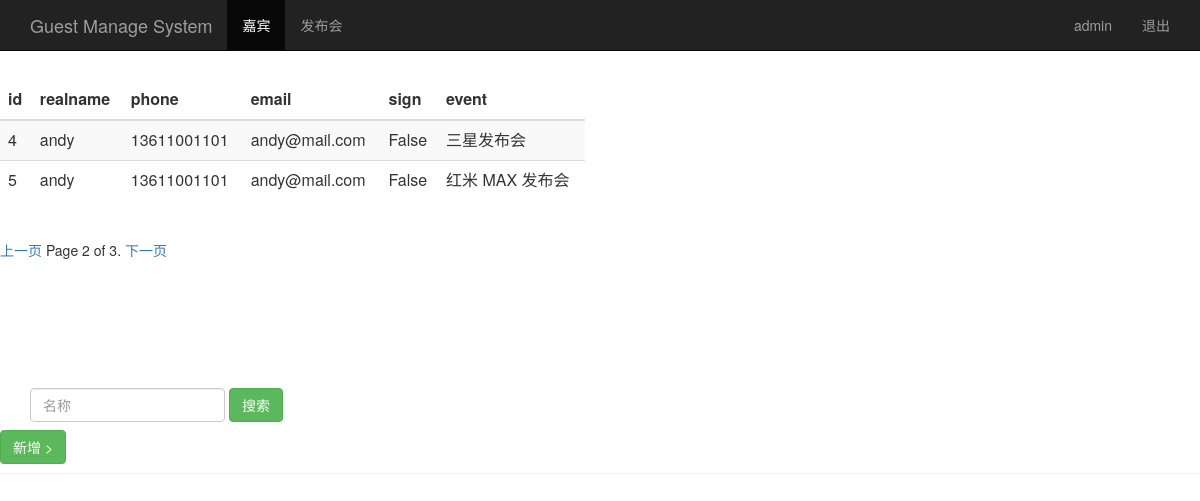
The page /guest_manage/?page=2 (signed in) on the database its author committed.
### sign/models.py (models this page shows, shortened)
class Guest(models.Model):
    event = models.ForeignKey(Event,on_delete=models.CASCADE)  #关联发布会id
    realname = models.CharField(max_length=64) # 姓名
    phone = models.CharField(max_length=16) # 手机号
    email = models.EmailField() # 邮箱
    sign = models.BooleanField() # 签到状态
    create_time = models.DateTimeField(auto_now=True) # 创建时间（自动获取当前时间）
    class Meta:
        unique_together = ("event", "phone")

class Event(models.Model):
    name = models.CharField(max_length=100) #发布会标题
    limit = models.IntegerField()  #发布会人数
    status = models.BooleanField() # 发布会状态
    address = models.CharField(max_length=200)  #地址
    start_time = models.DateTimeField('event time') #发布会时间
    create_time = models.DateTimeField(auto_now=True)# 自动获取当前时间
    def __str__(self):
        return self.name

### sign/views.py (the view)
# urls.py: url('guest_manage/',views.guest_manage),
@login_required
def guest_manage(request):
    username = request.session.get('user','')
    guest_list=Guest.objects.all()
    paginator = Paginator(guest_list,2)
    page = request.GET.get('page')
    try:
        contacts = paginator.page(page)
    except PageNotAnInteger:
        contacts = paginator.page(1)
    except EmptyPage:
        contacts = paginator.page(paginator.num_pages)
    return render(request, "guest_manage.html", {"user": username,
"guests": contacts})

### sign/templates/guest_manage.html (shortened to what this page needs)
<html lang="zh-CN">
<head>
  {% load bootstrap3 %}
  {% bootstrap_css %}
</head>
<body role="document">
<nav class="navbar navbar-inverse navbar-fixed-top">
<div class="container">
<div class="navbar-header">
<a class="navbar-brand" href="/event_manage/">Guest Manage System</a>
</div>
<div id="navbar" class="collapse navbar-collapse">
<ul class="nav navbar-nav">
<li class="active"><a href="#">嘉宾</a></li>
<li><a href="/event_manage/">发布会</a></li>
</ul>
<ul class="nav navbar-nav navbar-right">
<li><a href="#">{{user}}</a></li>
<li><a href="/logout/">退出</a></li>
</ul>
</div>
</div>
</nav>
<div class="row" style="padding-top: 80px;">
<div class="col-md-6">
<table class="table table-striped">
<thead>
<tr>
<th>id</th><th>realname</th><th>phone</th><th>email</th><th>sign</th><th>event</th>
</tr>
</thead>
<tbody>
{% for guest in guests %}
<tr>
<td>{{ guest.id }}</td>
<td>{{ guest.realname }}</td>
<td>{{ guest.phone }}</td>
<td>{{ guest.email }}</td>
<td>{{ guest.sign }}</td>
<td>{{ guest.event }}</td>
</tr>
{% endfor %}
</tbody>
</table>
</div>
</div>
<div class="pagination">
<span class="step-links">
{% if guests.has_previous %}
<a href="?page={{ guests.previous_page_number }}">上一页</a>
{% endif %}
<span class="current">
Page {{ guests.number }} of {{ guests.paginator.num_pages }}.
</span>
{% if guests.has_next %}
<a href="?page={{ guests.next_page_number }}">下一页</a>
{% endif %}
</span>
</div>
</body>
<div class="page-header" style="padding-top: 60px;">
<div id="navbar" class="navbar-collapse collapse">
<form class="navbar-form" method="get" action="/search_name/">
<div class="form-group">
<input name="name" type="text" placeholder="名称" class="form-control">
</div>
<button type="submit" class="btn btn-success">搜索</button>
</form>
    </div>
    <a href="/guest_manage/add" <button type="submit" class="btn btn-success" >新增</button>
</form>></a>
</div>
</html>

### rows shown on the page
Guest: id "4", realname "andy", phone "13611001101", email "andy@mail.com", sign "False", event "三星发布会"
Guest: id "5", realname "andy", phone "13611001101", email "andy@mail.com", sign "False", event "红米 MAX 发布会"

### other values the page prints
{{ user }} "admin"
{{ guests.number }} "2"
{{ guests.paginator.num_pages }} "3"
